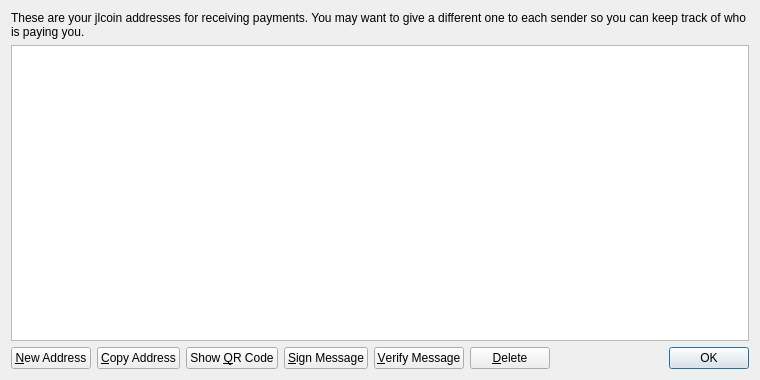
<?xml version="1.0" encoding="UTF-8"?>
<ui version="4.0">
 <class>AddressBookPage</class>
 <widget class="QWidget" name="AddressBookPage">
  <property name="geometry">
   <rect>
    <x>0</x>
    <y>0</y>
    <width>760</width>
    <height>380</height>
   </rect>
  </property>
  <property name="windowTitle">
   <string>Address Book</string>
  </property>
  <layout class="QVBoxLayout" name="verticalLayout">
   <item>
    <widget class="QLabel" name="labelExplanation">
     <property name="text">
      <string>These are your jlcoin addresses for receiving payments. You may want to give a different one to each sender so you can keep track of who is paying you.</string>
     </property>
     <property name="textFormat">
      <enum>Qt::PlainText</enum>
     </property>
     <property name="wordWrap">
      <bool>true</bool>
     </property>
    </widget>
   </item>
   <item>
    <widget class="QTableView" name="tableView">
     <property name="contextMenuPolicy">
      <enum>Qt::CustomContextMenu</enum>
     </property>
     <property name="toolTip">
      <string>Double-click to edit address or label</string>
     </property>
     <property name="tabKeyNavigation">
      <bool>false</bool>
     </property>
     <property name="alternatingRowColors">
      <bool>true</bool>
     </property>
     <property name="selectionMode">
      <enum>QAbstractItemView::SingleSelection</enum>
     </property>
     <property name="selectionBehavior">
      <enum>QAbstractItemView::SelectRows</enum>
     </property>
     <property name="sortingEnabled">
      <bool>true</bool>
     </property>
     <attribute name="verticalHeaderVisible">
      <bool>false</bool>
     </attribute>
    </widget>
   </item>
   <item>
    <layout class="QHBoxLayout" name="horizontalLayout">
     <item>
      <widget class="QPushButton" name="newAddressButton">
       <property name="toolTip">
        <string>Create a new address</string>
       </property>
       <property name="text">
        <string>&amp;New Address</string>
       </property>
       <property name="icon">
        <iconset resource="../bitcoin.qrc">
         <normaloff>:/icons/add</normaloff>:/icons/add</iconset>
       </property>
      </widget>
     </item>
     <item>
      <widget class="QPushButton" name="copyToClipboard">
       <property name="toolTip">
        <string>Copy the currently selected address to the system clipboard</string>
       </property>
       <property name="text">
        <string>&amp;Copy Address</string>
       </property>
       <property name="icon">
        <iconset resource="../bitcoin.qrc">
         <normaloff>:/icons/editcopy</normaloff>:/icons/editcopy</iconset>
       </property>
      </widget>
     </item>
     <item>
      <widget class="QPushButton" name="showQRCode">
       <property name="text">
        <string>Show &amp;QR Code</string>
       </property>
       <property name="icon">
        <iconset resource="../bitcoin.qrc">
         <normaloff>:/icons/qrcode</normaloff>:/icons/qrcode</iconset>
       </property>
      </widget>
     </item>
     <item>
      <widget class="QPushButton" name="signMessage">
       <property name="toolTip">
        <string>Sign a message to prove you own a Bitcoin address</string>
       </property>
       <property name="text">
        <string>&amp;Sign Message</string>
       </property>
       <property name="icon">
        <iconset resource="../bitcoin.qrc">
         <normaloff>:/icons/edit</normaloff>:/icons/edit</iconset>
       </property>
      </widget>
     </item>
     <item>
      <widget class="QPushButton" name="verifyMessage">
       <property name="toolTip">
        <string>Verify a message to ensure it was signed with a specified Bitcoin address</string>
       </property>
       <property name="text">
        <string>&amp;Verify Message</string>
       </property>
       <property name="icon">
        <iconset resource="../bitcoin.qrc">
         <normaloff>:/icons/transaction_0</normaloff>:/icons/transaction_0</iconset>
       </property>
      </widget>
     </item>
     <item>
      <widget class="QPushButton" name="deleteButton">
       <property name="toolTip">
        <string>Delete the currently selected address from the list. Only sending addresses can be deleted.</string>
       </property>
       <property name="text">
        <string>&amp;Delete</string>
       </property>
       <property name="icon">
        <iconset resource="../bitcoin.qrc">
         <normaloff>:/icons/remove</normaloff>:/icons/remove</iconset>
       </property>
      </widget>
     </item>
     <item>
      <spacer name="horizontalSpacer">
       <property name="orientation">
        <enum>Qt::Horizontal</enum>
       </property>
       <property name="sizeHint" stdset="0">
        <size>
         <width>40</width>
         <height>20</height>
        </size>
       </property>
      </spacer>
     </item>
     <item>
      <widget class="QDialogButtonBox" name="buttonBox">
       <property name="sizePolicy">
        <sizepolicy hsizetype="Maximum" vsizetype="Fixed">
         <horstretch>0</horstretch>
         <verstretch>0</verstretch>
        </sizepolicy>
       </property>
       <property name="standardButtons">
        <set>QDialogButtonBox::Ok</set>
       </property>
      </widget>
     </item>
    </layout>
   </item>
  </layout>
 </widget>
 <resources>
  <include location="../bitcoin.qrc"/>
 </resources>
 <connections/>
</ui>
